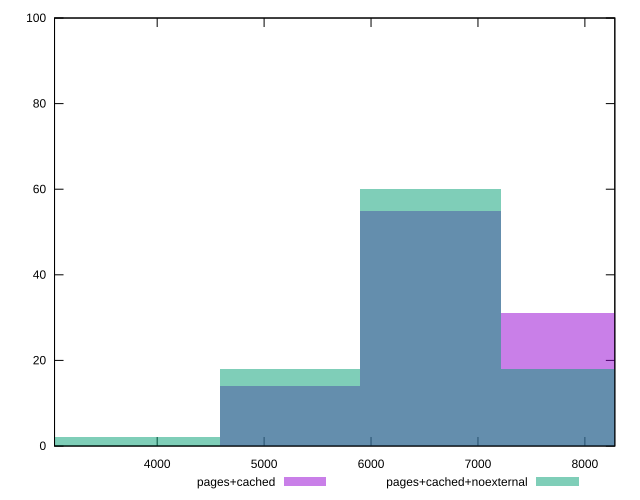

The gnuplot source for this figure:
reset

$pagesCached <<EOF
6556.541036915743 55
5245.232829532594 14
7867.849244298892 31
EOF

$pagesCachedNoexternal <<EOF
6556.541036915743 60
5245.232829532594 18
7867.849244298892 18
3933.924622149446 2
2622.616414766297 2
EOF

set key outside below
set boxwidth 1311.3082073831486
set xrange [3040:8280]
set yrange [0:100]
set trange [0:100]
set style fill transparent solid 0.5 noborder
set terminal svg size 640, 500 enhanced background rgb 'white'
set output "reprap/unused-javascript/comparison/histogram/1_vs_2.svg"

plot $pagesCached title "pages+cached" with boxes, \
     $pagesCachedNoexternal title "pages+cached+noexternal" with boxes

reset
